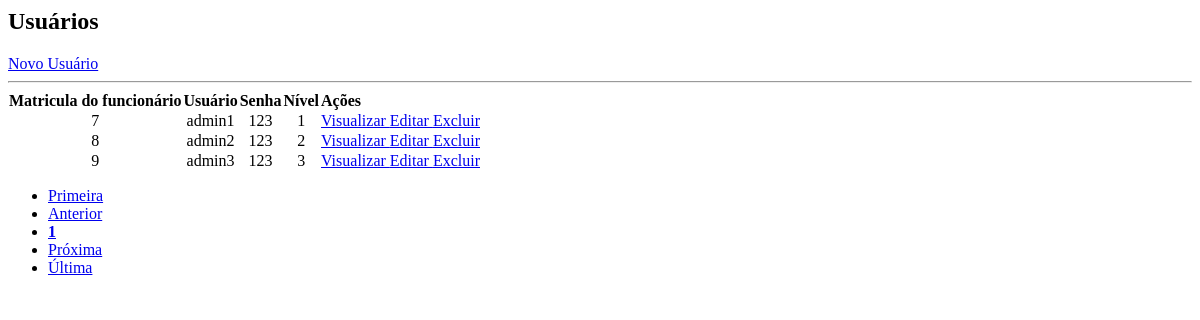
The page /static/contents/usuário/lista_usu.php on the database as committed earlier.
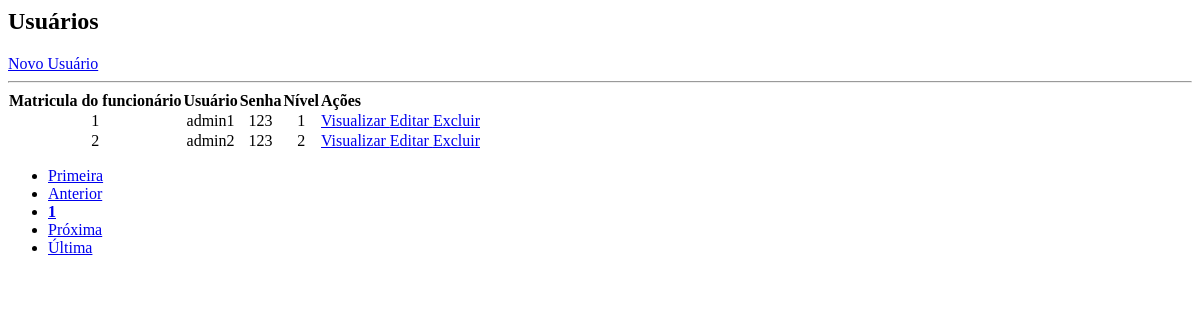
The same page on the database as committed later.
### tables this page shows
CREATE TABLE IF NOT EXISTS `usuarios` (
  `mat_func` int(11) NOT NULL,
  `usuario` varchar(25) DEFAULT NULL,
  `senha` varchar(40) DEFAULT NULL,
  `nivel` int(1) unsigned DEFAULT 1,
  PRIMARY KEY (`mat_func`),
  UNIQUE KEY `usuario` (`usuario`) USING BTREE,
  KEY `nivel` (`nivel`) USING BTREE,
  CONSTRAINT `FK_usuarios_funcionario` FOREIGN KEY (`mat_func`) REFERENCES `funcionario` (`mat_func`) ON DELETE CASCADE ON UPDATE CASCADE
);

### static/contents/usuário/lista_usu.php (the view, shortened to what this page needs)
<div class="container-fluid">
	<div id="top" class="row">
		<div class="col-md-11">
			<h2>Usuários</h2>
		</div>
		<div class="col-md-1">
			<a href="?page=addusu" class="btn btn-primary pull-right h2">Novo Usuário</a>
		</div>
	</div>
	<hr/>
	<?php
	$data = mysqli_query($con, "select * from usuarios ORDER BY mat_func ASC") or die(mysqli_error());
	?>
	<div id="bloco-list-pag">
		<div id="list" class="row">
			<div class="table-responsive col-md-12">
				<?php
					$quantidade = 5;
					$pagina = (isset($_GET['pagina'])) ? (int)$_GET['pagina'] : 1;
					echo "<table class='table table-striped' cellspacing='0' cellpading='0'>";
					echo "<thead><tr>";
					echo "<td class='centro'><strong>Matricula do funcionário</strong></td>";
					echo "<td class='centro'><strong>Usuário</strong></td>";
					echo "<td class='centro'><strong>Senha</strong></td>";
					echo "<td class='centro'><strong>Nível</strong></td>";
					echo "<td class='actions d-flex justify-content-center'><strong>Ações</strong></td>";
					echo "</tr></thead><tbody>";
					while($info = mysqli_fetch_array($data)){
						echo "<tr>";
						echo "<td class='centro'>".$info['mat_func']."</td>";
						echo "<td class='centro'>".$info['usuario']."</td>";
						echo "<td class='centro'>".$info['senha']." </td>";
						echo "<td class='centro'>".$info['nivel']." </td>";
						echo "<td class='actions btn-group-sm d-flex justify-content-center'>";
						echo "<a class='btn btn-success btn-xs' href=?page=view_usu&mat_func=".$info['mat_func']."> Visualizar </a>";
						echo "<a class='btn btn-warning btn-xs' href=?page=edit_usu&mat_func=".$info['mat_func']."> Editar </a>";
						echo "<a href=?page=excluir_usu&mat_func=".$info['mat_func']." class='btn btn-danger btn-xs'> Excluir </a></td>";
					}
				echo "</tr></tbody></table>";
			?>
		</div>
	</div>
	<div id="bottom" class="row">
			<div class="col-md-12">
				<?php
					$sqlTotal 		= "select mat_func from usuarios;";
					$qrTotal  		= mysqli_query($con, $sqlTotal) or die (mysqli_error());
					$numTotal 		= mysqli_num_rows($qrTotal);
					$totalpagina = (ceil($numTotal/$quantidade)<=0) ? 1 : ceil($numTotal/$quantidade);
					$anterior = (($pagina-1) <= 0) ? 1 : $pagina - 1;
					$posterior = (($pagina+1) >= $totalpagina) ? $totalpagina : $pagina+1;
					echo "<ul class='pagination'>";
					echo "<li class='page-item'><a class='page-link' href='?page=lista_usu&pagina=1'> Primeira</a></li> ";
					echo "<li class='page-item'><a class='page-link' href=\"?page=lista_usu&pagina=$anterior\"> Anterior</a></li> ";
					echo "<li class='page-item'><a class='page-link' href='?page=lista_usu&pagina=".$pagina."'><strong>".$pagina."</strong></a></li> ";
					echo "<li class='page-item'><a class='page-link' href=\"?page=lista_usu&pagina=$posterior\"> Pr&oacute;xima</a></li> ";
					echo "<li class='page-item'><a class='page-link' href=\"?page=lista_usu&pagina=$totalpagina\"> &Uacute;ltima</a></li></ul>";
				?>
			</div>
		</div>
	</div>
</div>

Rows that differ between the two databases and show on the page:
removed usuarios: mat_func "7", usuario "admin1", senha "123", nivel "1"
removed usuarios: mat_func "8", usuario "admin2", senha "123", nivel "2"
removed usuarios: mat_func "9", usuario "admin3", senha "123", nivel "3"
added usuarios: mat_func "1", usuario "admin1", senha "123", nivel "1"
added usuarios: mat_func "2", usuario "admin2", senha "123", nivel "2"
